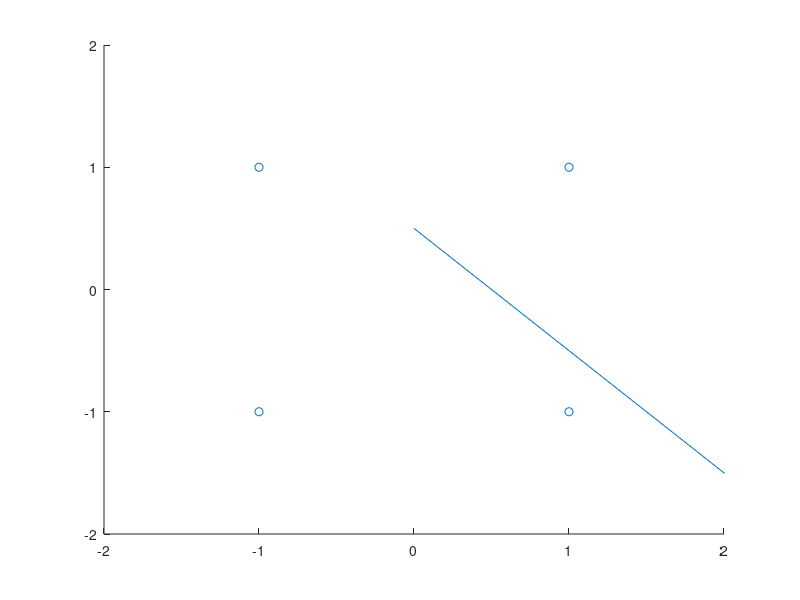

Source code (MATLAB):
 clc;
 clear all;
 close all;
 
 x1=[1 1 -1 -1];
 x2=[1 -1 1 -1];
 w1=0;
 w2=0;
 b=0;
 t=[1 -1 -1 -1];
 x3=[0 1 2 3 4 5 6 7 8 9];
 
 for i=1:4
     y(i)=t(i);
     w1=w1+(x1(i)*y(i));
     w2=w2+(x2(i)*y(i));
     b=b+y(i);
 end
 
disp(b);
disp(w1);
disp(w2);

scatter(x1,x2);
hold on;

y1=-(w1/w2)*(x3-0.5);
axis([-2 2 -2 2]);
plot(x3,y1);